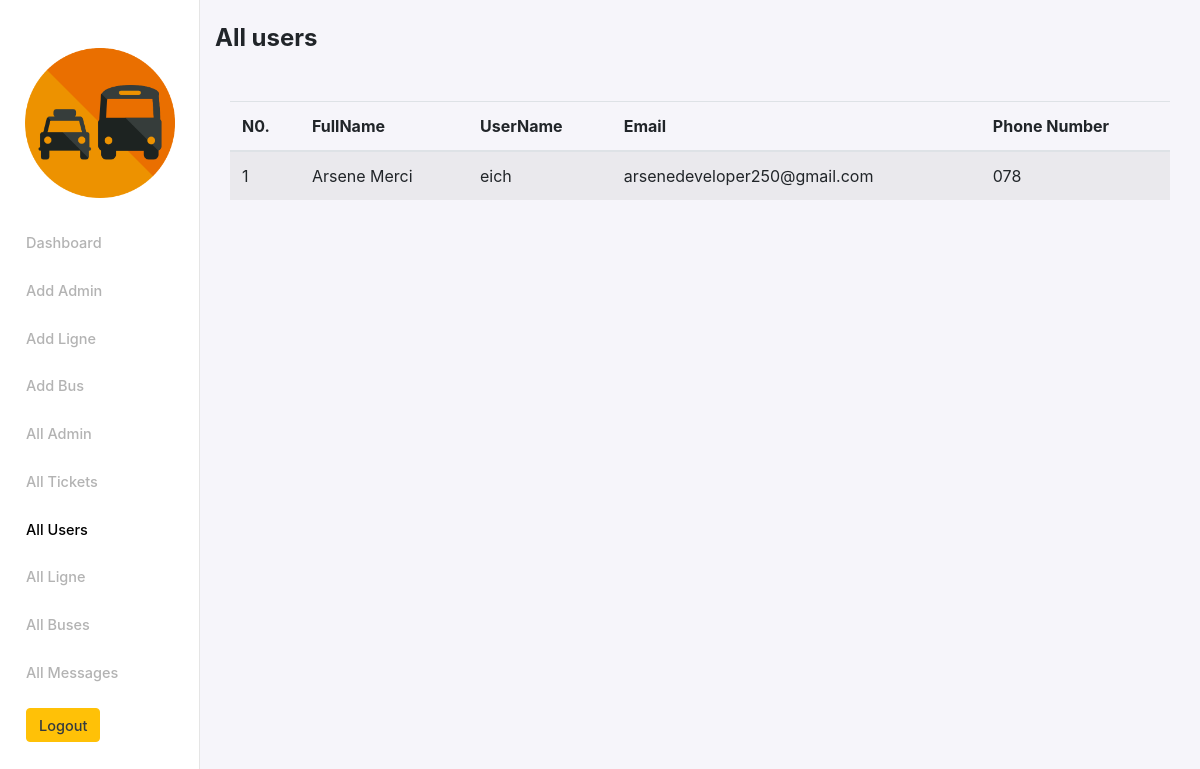
Page /Dashboard/allUsers.php (signed in) on the committed database.
### tables this page shows
CREATE TABLE `users` (
  `user_id` int(11) NOT NULL,
  `fname` varchar(70) NOT NULL,
  `username` varchar(100) NOT NULL,
  `email` varchar(90) NOT NULL,
  `password` varchar(255) NOT NULL,
  `phone` varchar(11) NOT NULL,
  `created_at` timestamp NOT NULL DEFAULT current_timestamp()
);

### Dashboard/allUsers.php (the view, shortened to what this page needs)
<?php
include('./db-connect.php');
$sql = 'SELECT * FROM users ORDER BY created_at';
$result = mysqli_query($conn,$sql);
$users = mysqli_fetch_all($result, MYSQLI_ASSOC);
?>
<!DOCTYPE html>
<html lang="en">
<head>
    <link rel="stylesheet" href="https://cdn.jsdelivr.net/npm/bootstrap@4.6.0/dist/css/bootstrap.min.css">
    <link rel="stylesheet" href="../styles/bootstrap-4.3.1-dist/css/bootstrap.min.css">
    <link rel="stylesheet" href="../styles/Sidebar.css">
    <link rel="stylesheet" href="../styles/index.css">
</head>
<body>
    <div class="wrapper" style="background-color: #f6f5fa">
        <div class="container-fluid">
          <div class="row">
            <nav class="col-md-2 d-none d-md-block sidebar">
                <div class="sidebar-sticky">
                  <div class="sidebar-img text-center mt-5">
                    <p><img src="../img/icon.png" alt="Logo" width="150" height="150" /></p>
                  </div>
                  <ul class="nav flex-column dash-nav">
                  <li class="nav-item"><a href="dashboard.php" class="nav-link">Dashboard</a></li>
                    <li class="nav-item"><a href="addAdmin.php" class="nav-link">Add Admin</a></li>
                    <li class="nav-item"><a href="addLigne.php" class="nav-link">Add Ligne</a></li>
                    <li class="nav-item"><a href="addBus.php" class="nav-link">Add Bus</a></li>
                    <li class="nav-item"><a href="allAdmin.php"class="nav-link">All Admin</a></li>
                    <li class="nav-item"><a href="allTickets.php"class="nav-link">All Tickets</a></li>
                    <li class="nav-item"><a href="allUsers.php"class="nav-link active">All Users</a></li>
                    <li class="nav-item"><a href="allLigne.php"class="nav-link">All Ligne</a></li>
                    <li class="nav-item"><a href="allBuses.php"class="nav-link">All Buses</a></li>
                    <li class="nav-item"><a href="allMessages.php"class="nav-link">All Messages</a></li>
                    <li class="nav-item ml-3"><button type="button" class="btn btn-warning py-1 mt-3"><a href="logout.php" class="text-dark">Logout</a></button></li>
                  </ul>
                </div>
              </nav>
            <main role="main" class="col-md-9 ml-sm-auto col-lg-10 main-content pb-4"style="background-color: #f6f5fa">
              <h4 class=" font-weight-bold mt-4" style="font-size: 18">
                All users
              </h4>
              <div class="container-fluid mt-5">
                <div class="mt-5">
                    <div class="table-responsive">
                      <table class="table table-striped">
                        <thead>
                          <tr>
                            <th scope="col">N0.</th>
                            <th scope="col">FullName</th>
                            <th scope="col">UserName</th>
                            <th scope="col">Email</th>
                            <th scope="col">Phone Number</th>
                          </tr>
                        </thead>
                        <tbody>
                        <?php $no=0;foreach($users as $user): ?>
                            <tr>
                              <td><?php echo ++$no; ?></td>
                              <td><?php echo $user['fname']; ?></td>
                              <td><?php echo $user['username']; ?></td>
                              <td><?php echo $user['email']; ?></td>
                              <td><?php echo $user['phone']; ?></td>
                            </tr>
                        <?php endforeach; ?>
                        </tbody>
                      </table>
                    </div>
                  </div>
              </div>
            </main>
          </div>
        </div>
      </div>
</body>
</html>

### styles/Sidebar.css (style rules this page uses)
.sidebar { position: fixed !important; top: 0; bottom: 0; left: 0; z-index: 100; padding: 0px !important; padding-top: 0px !important; box-shadow: inset -1px 0 0 rgba(0, 0, 0, 0.1); background-color: #fff !important; }
.sidebar-sticky { position: relative; top: 0; height: calc(100vh - 48px); padding-top: 0px; overflow-x: hidden; overflow-y: auto; }
.sidebar .dash-nav { width: 90%; margin: auto; }
.sidebar a { font-weight: 500; color: #b3b3b3; margin: auto !important; margin: 0px !important; margin-left: 0px !important; margin-top: 10px !important; transition: all 0.5s !important; font-size: 14.5px; }
.sidebar .nav-link.active { color: black; font-size: 14.5px; }

### styles/index.css (style rules this page uses)
.wrapper { background-color: #f6f5fa; width: 100%; height: 100vh; }

### rows in the picture
users: fname "Arsene Merci", username "eich", email "arsenedeveloper250@gmail.com", phone "078"
